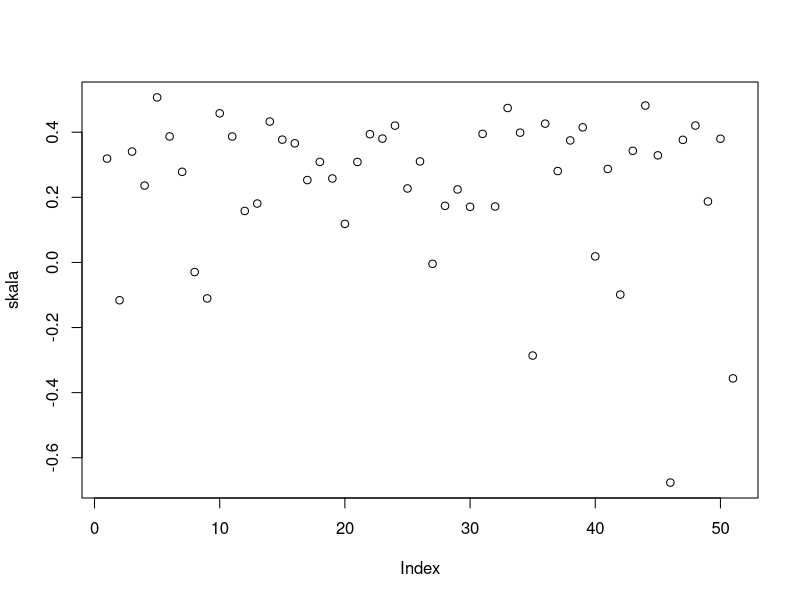
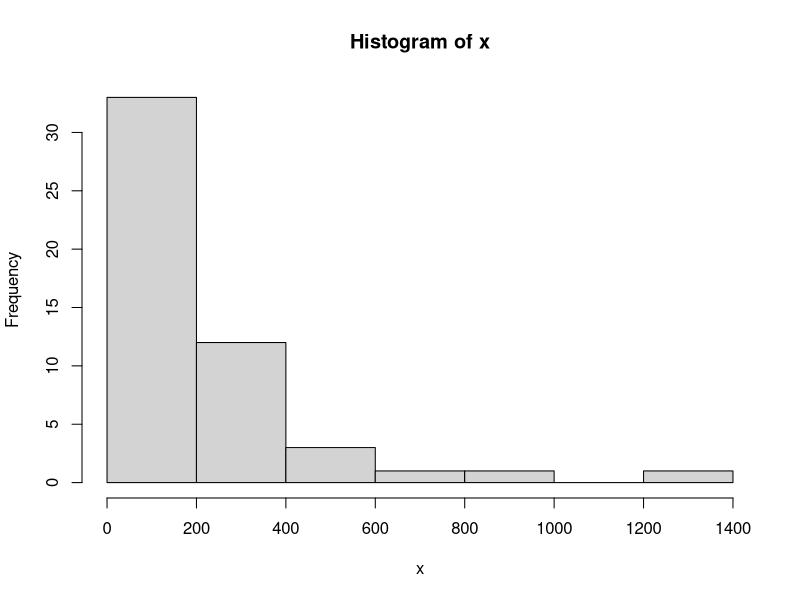
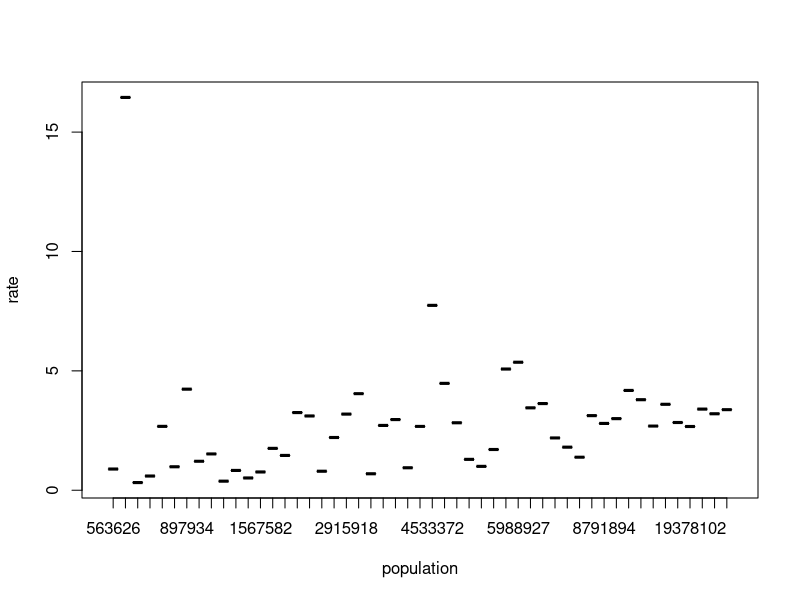

Here is the R script that generated these plots, in order:
## ---- chunk 1
library(dslabs)
data("murders")
str(murders)
## ---- chunk 2
pop <-sort(murders$population)
pop[1]

## ---- chunk 3
pop <- order(murders$population)
pop[1]
## ---- chunk 4
pop <-which.min(murders$population)
pop
## ---- chunk 5
pop <-which.min(murders$population)
v<-murders$state
v[pop]

## ---- chunk 6
ranks <-rank(murders$population)
state1<-(murders$state)
my_df <- data.frame(state = state1, ranking = ranks) 
my_df

## ---- chunk 7
ranks <-rank(murders$population)
ind <- order(ranks)
state1<-(murders$state)
my_df <- data.frame(state = state1, ranking = ind) 
hasil <- my_df[ind,]
hasil
## ---- chunk 8
population_in_millions <- murders$population/10^6
total_gun_murders <- murders$total
skala <- log(population_in_millions, total_gun_murders)
plot(skala)
## ---- chunk 9
x <- with(murders, total)
hist(x)

## ---- chunk 10
murders$rate <- with(murders, total / population * 100000)
boxplot(rate~population, data = murders)
